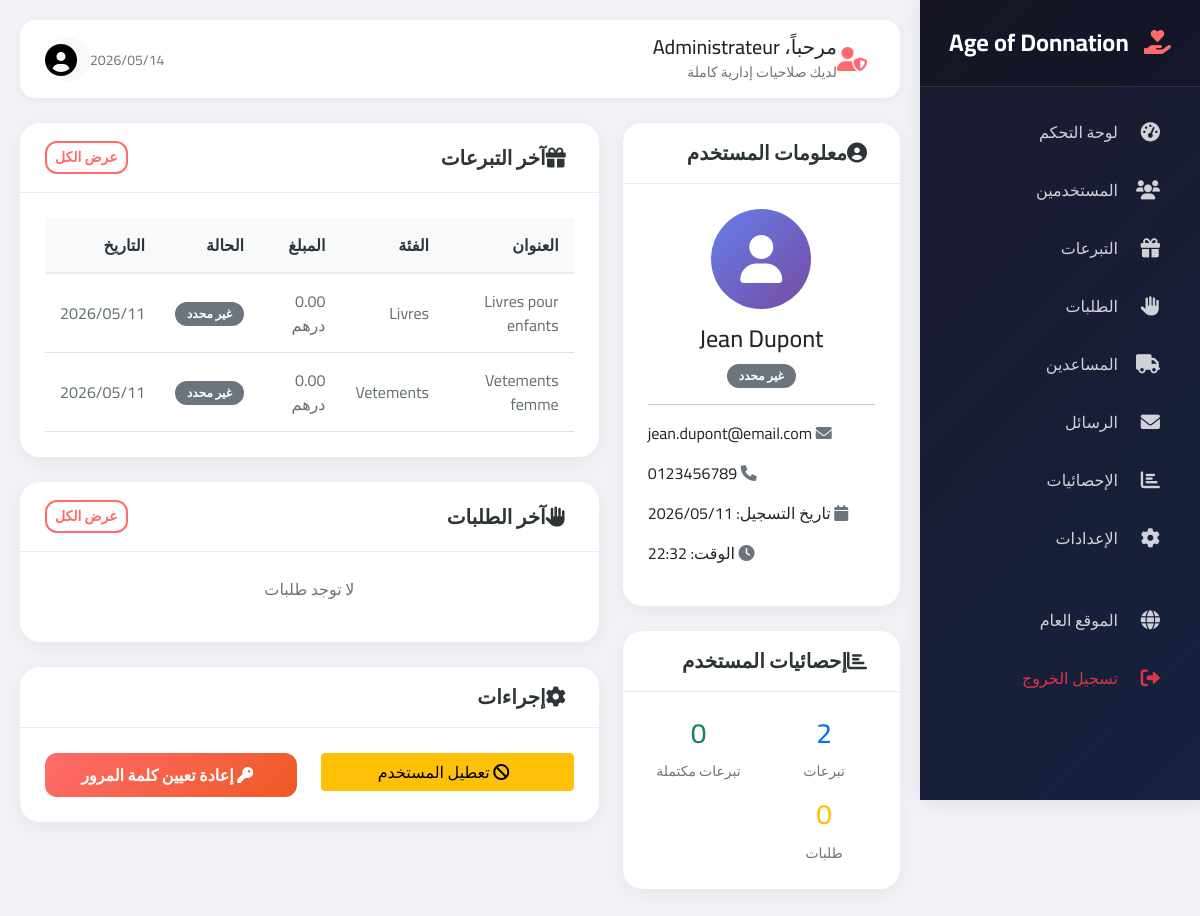
The page /admin/utilisateur_details.php?id=2 (signed in) on the database its author committed.
### tables this page shows
CREATE TABLE `users` (
  `id` INT(11) NOT NULL AUTO_INCREMENT,
  `nom` VARCHAR(100) NOT NULL,
  `email` VARCHAR(255) NOT NULL,
  `password` VARCHAR(255) NOT NULL,
  `type` ENUM('donateur','beneficiaire','livreur','admin') NOT NULL,
  `telephone` VARCHAR(20) DEFAULT NULL,
  `adresse` TEXT DEFAULT NULL,
  `ville` VARCHAR(100) DEFAULT NULL,
  `status` ENUM('active','inactive','pending') DEFAULT 'active',
  `reset_token` VARCHAR(100) DEFAULT NULL,
  `reset_expires` DATETIME DEFAULT NULL,
  `created_at` TIMESTAMP NOT NULL DEFAULT CURRENT_TIMESTAMP,
  `updated_at` TIMESTAMP NOT NULL DEFAULT CURRENT_TIMESTAMP ON UPDATE CURRENT_TIMESTAMP,
  PRIMARY KEY (`id`),
  UNIQUE KEY `email` (`email`)
);

CREATE TABLE `dons` (
  `id` INT(11) NOT NULL AUTO_INCREMENT,
  `donateur_id` INT(11) NOT NULL,
  `titre` VARCHAR(255) NOT NULL,
  `description` TEXT NOT NULL,
  `photo_principale` VARCHAR(255) DEFAULT NULL,
  `categorie` ENUM('vetements','nourriture','meubles','livres','electromenager','divers') NOT NULL,
  `etat` ENUM('neuf','bon_etat','usage') NOT NULL,
  `adresse_retrait` TEXT DEFAULT NULL,
  `ville` VARCHAR(100) DEFAULT NULL,
  `livraison_option` ENUM('none','fifty','full') DEFAULT 'none',
  `statut` ENUM('disponible','reserve','donne','expire') DEFAULT 'disponible',
  `is_deleted` TINYINT(1) DEFAULT 0,
  `deleted_at` TIMESTAMP NULL DEFAULT NULL,
  `created_at` TIMESTAMP NOT NULL DEFAULT CURRENT_TIMESTAMP,
  `updated_at` TIMESTAMP NOT NULL DEFAULT CURRENT_TIMESTAMP ON UPDATE CURRENT_TIMESTAMP,
  PRIMARY KEY (`id`),
  KEY `donateur_id` (`donateur_id`),
  CONSTRAINT `dons_ibfk_1`
    FOREIGN KEY (`donateur_id`) REFERENCES `users` (`id`)
    ON DELETE CASCADE
);

### admin/utilisateur_details.php (the view, shortened to what this page needs)
<?php
require_once 'includes/admin_header.php';
$id = isset($_GET['id']) ? (int)$_GET['id'] : 0;
$query = "SELECT * FROM users WHERE id = :id AND type != 'admin'";
$stmt = $db->prepare($query);
$stmt->bindParam(':id', $id);
$stmt->execute();
$user = $stmt->fetch(PDO::FETCH_ASSOC);
$dons_query = "SELECT * FROM dons WHERE donateur_id = :id ORDER BY created_at DESC LIMIT 10";
$dons_stmt = $db->prepare($dons_query);
$dons_stmt->bindParam(':id', $id);
$dons_stmt->execute();
$dons = $dons_stmt->fetchAll(PDO::FETCH_ASSOC);
$demandes_query = "SELECT de.*, d.titre as don_titre
                   FROM demandes de
                   INNER JOIN dons d ON de.don_id = d.id
                   WHERE de.beneficiaire_id = :id
                   ORDER BY de.created_at DESC LIMIT 10";
$demandes_stmt = $db->prepare($demandes_query);
$demandes_stmt->bindParam(':id', $id);
$demandes_stmt->execute();
$demandes = $demandes_stmt->fetchAll(PDO::FETCH_ASSOC);
$stats_query = "SELECT
    (SELECT COUNT(*) FROM dons WHERE donateur_id = :id) as total_dons,
    (SELECT COUNT(*) FROM demandes WHERE beneficiaire_id = :id) as total_demandes,
    (SELECT COUNT(*) FROM dons WHERE donateur_id = :id AND statut = 'completé') as dons_completes";
$stats_stmt = $db->prepare($stats_query);
$stats_stmt->bindParam(':id', $id);
$stats_stmt->execute();
$stats = $stats_stmt->fetch(PDO::FETCH_ASSOC);
$user_types = [
    'donateur' => '<span class="badge bg-primary"><i class="fas fa-hand-holding-heart me-1"></i>متبرع</span>',
    'beneficiaire' => '<span class="badge bg-success"><i class="fas fa-hands-helping me-1"></i>مستفيد</span>',
    'livreur' => '<span class="badge bg-warning"><i class="fas fa-truck me-1"></i>مساعد</span>'
];
?>
<div class="row">
    <div class="col-md-4">
        <div class="card">
            <div class="card-header">
                <h5><i class="fas fa-user-circle me-2"></i>معلومات المستخدم</h5>
            </div>
            <div class="card-body text-center">
                <div class="mb-3">
                    <div style="width: 100px; height: 100px; background: linear-gradient(135deg, #667eea, #764ba2); border-radius: 50%; display: flex; align-items: center; justify-content: center; margin: 0 auto;">
                        <i class="fas fa-user fa-3x text-white"></i>
                    </div>
                </div>
                <h4><?php echo htmlspecialchars($user['nom']); ?></h4>
                <p><?php echo $user_types[$user['type']] ?? '<span class="badge bg-secondary">غير محدد</span>'; ?></p>
                <hr>
                <div class="text-start">
                    <p><i class="fas fa-envelope me-2 text-muted"></i> <?php echo htmlspecialchars($user['email']); ?></p>
                    <p><i class="fas fa-phone me-2 text-muted"></i> <?php echo htmlspecialchars($user['telephone'] ?? 'غير مسجل'); ?></p>
                    <p><i class="fas fa-calendar me-2 text-muted"></i> تاريخ التسجيل: <?php echo date('Y/m/d', strtotime($user['created_at'])); ?></p>
                    <p><i class="fas fa-clock me-2 text-muted"></i> الوقت: <?php echo date('H:i', strtotime($user['created_at'])); ?></p>
                </div>
            </div>
        </div>
        <div class="card mt-4">
            <div class="card-header">
                <h5><i class="fas fa-chart-bar me-2"></i>إحصائيات المستخدم</h5>
            </div>
            <div class="card-body">
                <div class="row text-center">
                    <div class="col-6 mb-3">
                        <h3 class="text-primary"><?php echo $stats['total_dons'] ?? 0; ?></h3>
                        <small class="text-muted">تبرعات</small>
                    </div>
                    <div class="col-6 mb-3">
                        <h3 class="text-success"><?php echo $stats['dons_completes'] ?? 0; ?></h3>
                        <small class="text-muted">تبرعات مكتملة</small>
                    </div>
                    <div class="col-6">
                        <h3 class="text-warning"><?php echo $stats['total_demandes'] ?? 0; ?></h3>
                        <small class="text-muted">طلبات</small>
                    </div>
                </div>
            </div>
        </div>
    </div>
    <div class="col-md-8">
        <div class="card">
            <div class="card-header">
                <h5><i class="fas fa-gift me-2"></i>آخر التبرعات</h5>
                <a href="dons.php?user_id=<?php echo $user['id']; ?>" class="btn btn-sm btn-outline-primary">عرض الكل</a>
            </div>
            <div class="card-body">
                <?php if(empty($dons)): ?>
                    <p class="text-muted text-center">لا توجد تبرعات</p>
                <?php else: ?>
                    <div class="table-responsive">
                        <table class="table table-sm">
                            <thead>
                                <tr>
                                    <th>العنوان</th>
                                    <th>الفئة</th>
                                    <th>المبلغ</th>
                                    <th>الحالة</th>
                                    <th>التاريخ</th>
                                </tr>
                            </thead>
                            <tbody>
                                <?php foreach($dons as $don): ?>
                                    <tr>
                                        <td><?php echo htmlspecialchars($don['titre']); ?></td>
                                        <td><?php echo ucfirst($don['categorie']); ?></td>
                                        <td><?php echo $don['montant'] ? number_format($don['montant'], 2) . ' درهم' : '—'; ?></td>
                                        <td>
                                            <?php
                                            $status_badges = [
                                                'disponible' => '<span class="badge bg-success">متاح</span>',
                                                'réservé' => '<span class="badge bg-warning">محجوز</span>',
                                                'completé' => '<span class="badge bg-info">مكتمل</span>'
                                            ];
                                            echo $status_badges[$don['statut']] ?? '<span class="badge bg-secondary">غير محدد</span>';
                                            ?>
                                        </td>
                                        <td><?php echo date('Y/m/d', strtotime($don['created_at'])); ?></td>
                                    </tr>
                                <?php endforeach; ?>
                            </tbody>
                        </table>
                    </div>
                <?php endif; ?>
            </div>
        </div>
        <div class="card mt-4">
            <div class="card-header">
                <h5><i class="fas fa-hand-paper me-2"></i>آخر الطلبات</h5>
                <a href="demandes.php?user_id=<?php echo $user['id']; ?>" class="btn btn-sm btn-outline-primary">عرض الكل</a>
            </div>
            <div class="card-body">
                <?php if(empty($demandes)): ?>
                    <p class="text-muted text-center">لا توجد طلبات</p>
                <?php endif; ?>
            </div>
        </div>
        <div class="card mt-4">
            <div class="card-header">
                <h5><i class="fas fa-cog me-2"></i>إجراءات</h5>
            </div>
            <div class="card-body">
                <div class="row">
                    <div class="col-6">
                        <form method="POST" action="utilisateurs.php" onsubmit="return confirm('هل أنت متأكد من تغيير حالة هذا المستخدم؟')">
                            <button type="submit" class="btn btn-<?php echo $user['status'] == 'active' ? 'warning' : 'success'; ?> w-100">
                                <i class="fas fa-<?php echo $user['status'] == 'active' ? 'ban' : 'check'; ?> me-2"></i>
                                <?php echo $user['status'] == 'active' ? 'تعطيل المستخدم' : 'تفعيل المستخدم'; ?>
                            </button>
                        </form>
                    </div>
                    <div class="col-6">
                        <button class="btn btn-primary w-100" onclick="resetPassword(<?php echo $user['id']; ?>, '<?php echo htmlspecialchars($user['nom']); ?>')">
                            <i class="fas fa-key me-2"></i>
                            إعادة تعيين كلمة المرور
                        </button>
                    </div>
                </div>
            </div>
        </div>
    </div>
</div>
<?php require_once 'includes/admin_footer.php'; ?>

### admin/includes/admin_header.php (style rules this page uses)
* { font-family: 'Cairo', 'Segoe UI', sans-serif; }
body { background-color: #f0f2f5; }
.card { border: none; border-radius: 20px; box-shadow: 0 5px 20px rgba(0,0,0,0.05); margin-bottom: 25px; background: white; }
.card-header { background: white; border-bottom: 1px solid #e9ecef; padding: 18px 25px; border-radius: 20px 20px 0 0 !important; font-weight: 700; display: flex; justify-content: space-between; align-items: center; }
.card-header h5 { margin: 0; font-weight: 700; color: #2d3436; }
.card-body { padding: 25px; }
.btn-primary { background: linear-gradient(135deg, #ff6b6b, #ee5a24); border: none; padding: 10px 25px; border-radius: 12px; font-weight: 600; transition: all 0.3s; }
.btn-outline-primary { border: 2px solid #ff6b6b; color: #ff6b6b; border-radius: 12px; font-weight: 600; }
.badge { padding: 6px 12px; border-radius: 25px; font-size: 0.75rem; font-weight: 600; }
.table { margin-bottom: 0; }
.table thead th { background: #f8f9fa; border-bottom: 2px solid #e9ecef; color: #2d3436; font-weight: 700; padding: 15px; }
.table tbody td { padding: 15px; vertical-align: middle; color: #636e72; }

### rows shown on the page
users: nom "Jean Dupont", type "غير محدد", email "jean.dupont@email.com", telephone "0123456789", created_at "2026/05/11", created_at "22:32"
dons: titre "Livres pour enfants", categorie "Livres", montant "0.00", statut "غير محدد", created_at "2026/05/11"
dons: titre "Vetements femme", categorie "Vetements", montant "0.00", statut "غير محدد", created_at "2026/05/11"

### other values the page prints
$_SESSION['user_nom'] "Administrateur"
$stats['total_dons'] "2"
$stats['dons_completes'] "0"
$stats['total_demandes'] "0"
